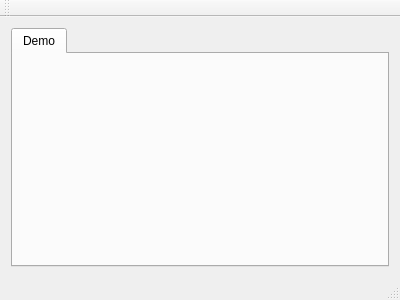
<?xml version="1.0" encoding="UTF-8"?>
<ui version="4.0">
 <class>MainWindow</class>
 <widget class="QMainWindow" name="MainWindow">
  <property name="geometry">
   <rect>
    <x>0</x>
    <y>0</y>
    <width>400</width>
    <height>300</height>
   </rect>
  </property>
  <property name="windowTitle">
   <string>TabWidgetPlus Demo</string>
  </property>
  <widget class="QWidget" name="centralWidget">
   <layout class="QHBoxLayout" name="horizontalLayout">
    <item>
     <widget class="TabWidgetPlus" name="tabWidget">
      <property name="currentIndex">
       <number>0</number>
      </property>
      <widget class="FormTabTester" name="tab">
       <attribute name="title">
        <string>Demo</string>
       </attribute>
      </widget>
     </widget>
    </item>
   </layout>
  </widget>
  <widget class="QMenuBar" name="menuBar">
   <property name="geometry">
    <rect>
     <x>0</x>
     <y>0</y>
     <width>400</width>
     <height>19</height>
    </rect>
   </property>
  </widget>
  <widget class="QToolBar" name="mainToolBar">
   <attribute name="toolBarArea">
    <enum>TopToolBarArea</enum>
   </attribute>
   <attribute name="toolBarBreak">
    <bool>false</bool>
   </attribute>
  </widget>
  <widget class="QStatusBar" name="statusBar"/>
 </widget>
 <layoutdefault spacing="6" margin="11"/>
 <customwidgets>
  <customwidget>
   <class>TabWidgetPlus</class>
   <extends>QTabWidget</extends>
   <header>tabwidgetplus.h</header>
   <container>1</container>
  </customwidget>
  <customwidget>
   <class>FormTabTester</class>
   <extends>QWidget</extends>
   <header>formtabtester.h</header>
   <container>1</container>
  </customwidget>
 </customwidgets>
 <resources/>
 <connections/>
</ui>
